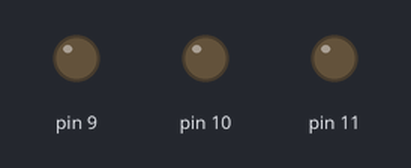
Simulated run of this sketch. Board: Arduino Uno, built with avr-gcc and run on an emulated ATmega328P. On the bench: output pins drawn as LEDs (lit = HIGH).

Above: at 0.15 s.
At 8.6 s:
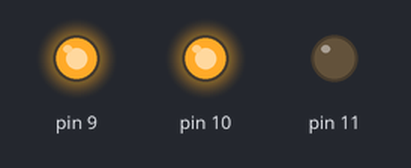
At 14.2 s:
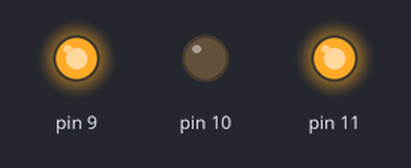
At 19.7 s:
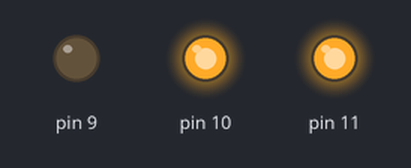
Timing chart, 0 to 21.0 s (numbered marks = the images above):
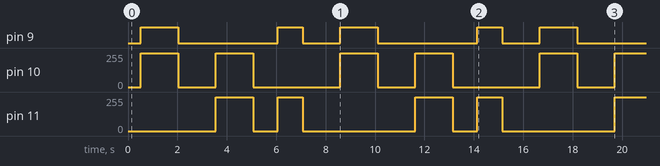

Measured:
- by itself, pin 9: repeats every 8.1 s: LOW 4.0 s, HIGH 1.0 s, LOW 1.5 s, HIGH 1.5 s
- by itself, pin 10: repeats every 8.1 s: 0/255 1.5 s, 255/255 1.5 s, 0/255 3.5 s, 255/255 1.5 s
- by itself, pin 11: 0/255 → 255/255 at 3.5 s, → 0/255 1.5 s later, → 255/255 1.0 s later, → 0/255 1.0 s later, … (9 changes in this stretch)

The sketch:

Bonch_Project_Blink_Analog_RGB_Diode.ino
```cpp
long cm;

void setup() {
  Serial.begin(9600);
  pinMode(9, OUTPUT);
  pinMode(10, OUTPUT);
  pinMode(11, OUTPUT);
}

void loop() {
  for (int i = 0; i <= 255; i++) {
    analogWrite(9, i);
    analogWrite(10, i);
    delay(2);
  }
  delay(1000);
  for (int i = 255; i >= 0; i--) {
    analogWrite(9, i);
    analogWrite(10, i);
    delay(2);
  }
  delay(1000);
  for (int i = 0; i <= 255; i++) {
    analogWrite(10, i);
    analogWrite(11, i);
    delay(2);
  }
  delay(1000);
  for (int i = 255; i >= 0; i--) {
    analogWrite(10, i);
    analogWrite(11, i);
    delay(2);
  }
  delay(1000);
  for (int i = 0; i <= 255; i++) {
    analogWrite(11, i);
    analogWrite(9, i);
  }
  delay(1000);
  for (int i = 255; i >= 0; i--) {
    analogWrite(11, i);
    analogWrite(9, i);
  }
  delay(1000);
}
```
